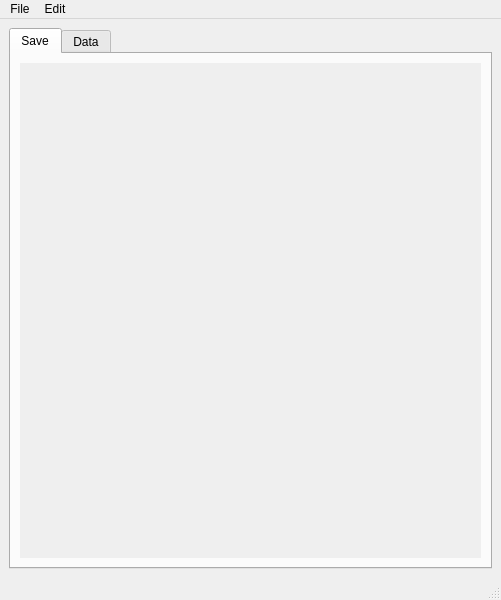
<?xml version="1.0" encoding="UTF-8"?>
<ui version="4.0">
 <class>MainWindow</class>
 <widget class="QMainWindow" name="MainWindow">
  <property name="geometry">
   <rect>
    <x>0</x>
    <y>0</y>
    <width>501</width>
    <height>600</height>
   </rect>
  </property>
  <property name="windowTitle">
   <string>MainWindow</string>
  </property>
  <widget class="QWidget" name="centralwidget">
   <layout class="QVBoxLayout" name="verticalLayout">
    <item>
     <widget class="QTabWidget" name="tabWidget">
      <property name="currentIndex">
       <number>0</number>
      </property>
      <widget class="QWidget" name="tab">
       <attribute name="title">
        <string>Save</string>
       </attribute>
       <layout class="QVBoxLayout" name="verticalLayout_2">
        <item>
         <widget class="QScrollArea" name="scrollArea">
          <property name="frameShape">
           <enum>QFrame::NoFrame</enum>
          </property>
          <property name="widgetResizable">
           <bool>true</bool>
          </property>
          <widget class="QWidget" name="scroll_area_content">
           <property name="geometry">
            <rect>
             <x>0</x>
             <y>0</y>
             <width>451</width>
             <height>476</height>
            </rect>
           </property>
           <layout class="QVBoxLayout" name="verticalLayout_3">
            <property name="leftMargin">
             <number>0</number>
            </property>
            <property name="topMargin">
             <number>0</number>
            </property>
            <property name="rightMargin">
             <number>0</number>
            </property>
            <property name="bottomMargin">
             <number>0</number>
            </property>
           </layout>
          </widget>
         </widget>
        </item>
       </layout>
      </widget>
      <widget class="QWidget" name="tab_2">
       <attribute name="title">
        <string>Data</string>
       </attribute>
      </widget>
     </widget>
    </item>
   </layout>
  </widget>
  <widget class="QMenuBar" name="menubar">
   <property name="geometry">
    <rect>
     <x>0</x>
     <y>0</y>
     <width>501</width>
     <height>26</height>
    </rect>
   </property>
   <widget class="QMenu" name="menuEdit">
    <property name="title">
     <string>File</string>
    </property>
    <widget class="QMenu" name="menuSavefile">
     <property name="title">
      <string>Savefile</string>
     </property>
     <addaction name="action_reload"/>
     <addaction name="action_save"/>
    </widget>
    <addaction name="menuSavefile"/>
    <addaction name="action_save_labels"/>
   </widget>
   <widget class="QMenu" name="menuEdit_2">
    <property name="title">
     <string>Edit</string>
    </property>
    <addaction name="action_new_save_component"/>
    <addaction name="action_pop_last"/>
   </widget>
   <addaction name="menuEdit"/>
   <addaction name="menuEdit_2"/>
  </widget>
  <widget class="QStatusBar" name="statusbar"/>
  <action name="actionLoad_savefile">
   <property name="text">
    <string>Load savefile</string>
   </property>
  </action>
  <action name="actionSave_savefile">
   <property name="text">
    <string>Save savefile</string>
   </property>
  </action>
  <action name="action_reload">
   <property name="text">
    <string>Reload</string>
   </property>
   <property name="shortcut">
    <string>Ctrl+R</string>
   </property>
  </action>
  <action name="action_save">
   <property name="text">
    <string>Save</string>
   </property>
   <property name="shortcut">
    <string>Ctrl+S</string>
   </property>
  </action>
  <action name="action_save_labels">
   <property name="text">
    <string>Save labels and dtypes</string>
   </property>
   <property name="shortcut">
    <string>Ctrl+Alt+S</string>
   </property>
  </action>
  <action name="action_new_save_component">
   <property name="text">
    <string>New save component</string>
   </property>
   <property name="shortcut">
    <string>Ctrl+N</string>
   </property>
  </action>
  <action name="action_pop_last">
   <property name="text">
    <string>Pop last</string>
   </property>
   <property name="shortcut">
    <string>Ctrl+P</string>
   </property>
  </action>
 </widget>
 <resources/>
 <connections/>
</ui>
